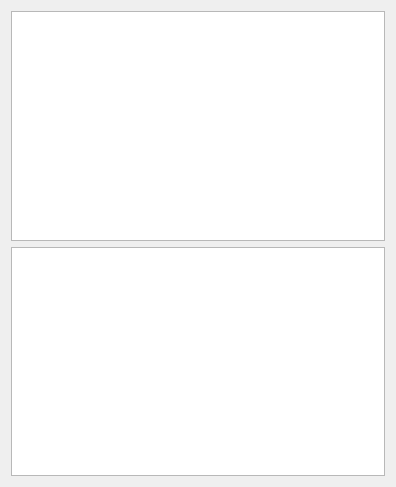
<?xml version="1.0" encoding="UTF-8"?>
<ui version="4.0">
 <class>Form</class>
 <widget class="QWidget" name="Form">
  <property name="geometry">
   <rect>
    <x>0</x>
    <y>0</y>
    <width>396</width>
    <height>487</height>
   </rect>
  </property>
  <property name="windowTitle">
   <string>Form</string>
  </property>
  <layout class="QVBoxLayout" name="verticalLayout">
   <item>
    <widget class="QWidget" name="widget_2" native="true">
     <layout class="QHBoxLayout" name="horizontalLayout">
      <property name="margin">
       <number>0</number>
      </property>
      <item>
       <widget class="QListWidget" name="listSteps"/>
      </item>
     </layout>
    </widget>
   </item>
   <item>
    <widget class="QWidget" name="widget" native="true">
     <layout class="QHBoxLayout" name="horizontalLayout_2">
      <property name="margin">
       <number>0</number>
      </property>
      <item>
       <widget class="QTextBrowser" name="descriptionPanel"/>
      </item>
     </layout>
    </widget>
   </item>
  </layout>
 </widget>
 <resources/>
 <connections/>
</ui>
